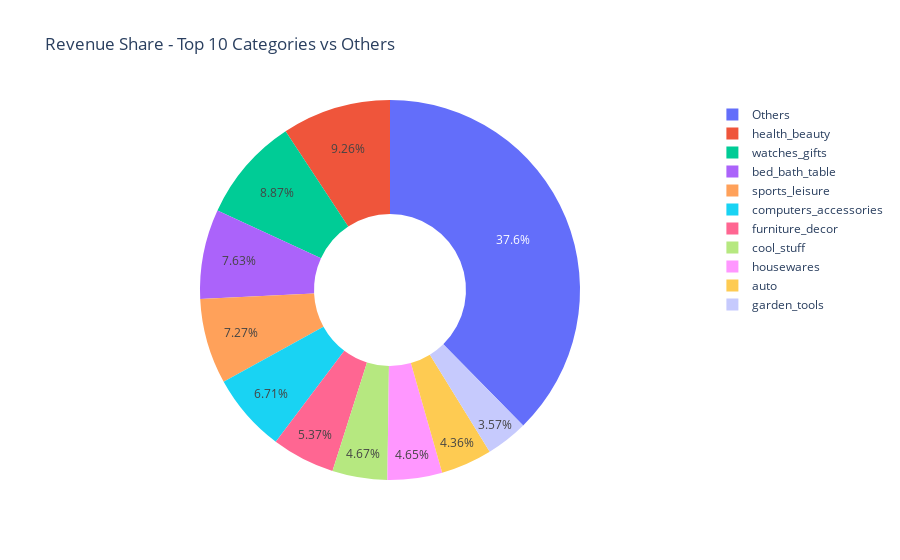

The notebook cell this image was saved under:
### Code cell
# Pie chart: Revenue share (top 10 + others)
others_revenue = category_performance.iloc[10:]['total_revenue'].sum()

pie_data = pd.concat([
    top_categories[['product_category_name_english', 'total_revenue']],
    pd.DataFrame({'product_category_name_english': ['Others'], 'total_revenue': [others_revenue]})
])

fig_pie = px.pie(
    pie_data,
    values='total_revenue',
    names='product_category_name_english',
    title='Revenue Share - Top 10 Categories vs Others',
    hole=0.4  # donut style
)

fig_pie.show()

### Figure 1 — Plotly figure (JSON) as saved in the notebook; plotly's stock layout.template omitted (floating-point values rounded to 4 significant figures)
{"data": [{"domain": {"x": [0, 1], "y": [0, 1]}, "hole": 0.4, "hovertemplate": "product_category_name_english=%{label}<br>total_revenue=%{value}<extra></extra>", "labels": ["health_beauty", "watches_gifts", "bed_bath_table", "sports_leisure", "computers_accessories", "furniture_decor", "cool_stuff", "housewares", "auto", "garden_tools", "Others"], "legendgroup": "", "name": "", "showlegend": true, "type": "pie", "values": [1259000.0, 1205000.0, 1037000.0, 988000.0, 912000.0, 729800.0, 635300.0, 632200.0, 592700.0, 485300.0, 5116000.0]}], "layout": {"legend": {"tracegroupgap": 0}, "title": {"text": "Revenue Share - Top 10 Categories vs Others"}}}
